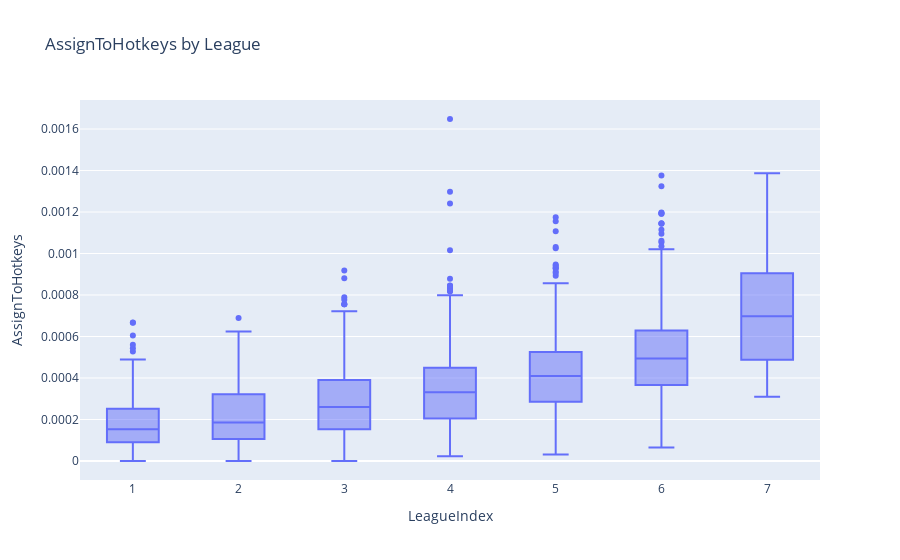

Notebook code for this chart:
### Markdown cell above
The more hotkeys used to select the more you are efficient so as we can see in the boxplot more we use hotkeys more we have chances to increase in leagues.

### Code cell
px.box(skillcraft,x='LeagueIndex',y='AssignToHotkeys',title="AssignToHotkeys by League")

### Figure 1 — Plotly figure (JSON) as saved in the notebook; plotly's stock layout.template omitted (floating-point values rounded to 4 significant figures; data arrays with more than 128 entries replaced by an {"elided": "..."} marker saying what was removed)
{"data": [{"alignmentgroup": "True", "hovertemplate": "LeagueIndex=%{x}<br>AssignToHotkeys=%{y}<extra></extra>", "legendgroup": "", "marker": {"color": "#636efa"}, "name": "", "notched": false, "offsetgroup": "", "orientation": "v", "showlegend": false, "type": "box", "x": {"elided": "3338 int values"}, "x0": " ", "xaxis": "x", "y": {"elided": "3338 float values"}, "y0": " ", "yaxis": "y"}], "layout": {"boxmode": "group", "legend": {"tracegroupgap": 0}, "title": {"text": "AssignToHotkeys by League"}, "xaxis": {"anchor": "y", "domain": [0, 1], "title": {"text": "LeagueIndex"}}, "yaxis": {"anchor": "x", "domain": [0, 1], "title": {"text": "AssignToHotkeys"}}}}
